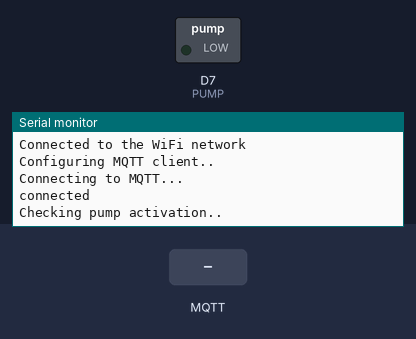
The sketch below on a simulated ESP8266 (NodeMCU). Parts: switched loads named in the sketch (green lamp = pin HIGH), the last lines printed to the serial monitor. Inputs (shaded band) come from the test bench. WiFi joins after 1.5 s; servers stay silent unless stated; no MQTT or app messages arrive unless stated.

Above: at 2.7 s.
2.8 s: MQTT message "1" arrives on the first subscribed topic
At 7.7 s:
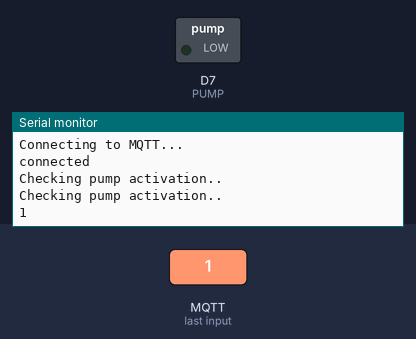
8.0 s: MQTT message "on" arrives on the first subscribed topic
At 12.7 s:
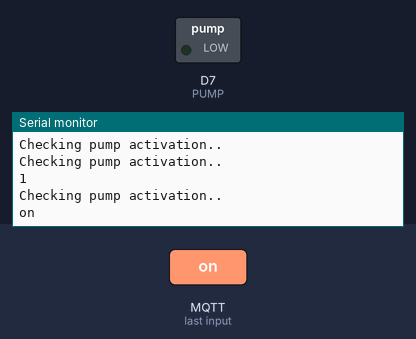
13.0 s: MQTT message "off" arrives on the first subscribed topic
At 17.8 s:
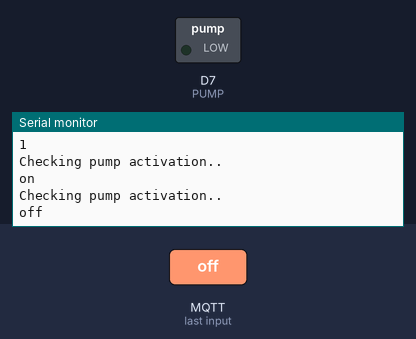

Measured:
- after the input at 2.8 s, the serial monitor: prints a new line after 3.8 s (image 1)
- after the input at 8.0 s, the serial monitor: prints a new line after 3.6 s (image 2)
- after the input at 13.0 s, the serial monitor: prints a new line after 3.6 s (image 3)

The sketch:

MQTT_subscriber_generic.ino
```cpp
#include <ESP8266WiFi.h> // Enables the ESP8266 to connect to the local network (via WiFi)
#include <PubSubClient.h> // Allows us to connect to, and publish to the MQTT broker
#include <DHT.h>        // DHT11 temperature and humidity sensor Predefined library

#define DHTTYPE DHT22
#define PUMP D7
#define dht_dpin D3

const int ledPin = 0; // This code uses the built-in led for visual feedback that the button has been pressed
const int buttonPin = 13; // Connect your button to pin #13
float t =0.0;

// WiFi
// Make sure to update this for your own WiFi network!
const char* ssid = "FASTWEB-D82B93";
const char* wifi_password = "W1JA3M3R2A";

// MQTT
// Make sure to update this for your own MQTT Broker!
// TODO: externalize parameters!!!
const char* mqtt_server = "192.168.1.0";
const char* mqtt_moisture_topic = "moisture";
const char* mqtt_temperature_topic = "temperature";
const char* mqtt_sub_topic = "pump_activation";
const char* status_topic = "smart_garden_status";
const char* mqtt_username = "rio";
const char* mqtt_password = "onslario89";
const int mqtt_port = 1883; //choose K8s MQTT port
// The client id identifies the ESP8266 device. Think of it a bit like a hostname (Or just a name, like Greg).
const char* clientID = "ClientID";
const char* ok_message = "ON";

WiFiClient espClient;
PubSubClient client(espClient);
DHT dht(dht_dpin, DHTTYPE);


void callback(char* topic, byte* payload, unsigned int length) {
  String string = "";
  for (int i = 0; i < length; i++) {
    //Serial.print((char)payload[i]);
    string.concat((char)payload[i]);
  }
  Serial.println(string);
}


void setup() {
  //configuring Serial, WIFI, outputs
  Serial.begin(115200);
  WiFi.begin(ssid, wifi_password);
  pinMode(PUMP, OUTPUT);       //D7 as output
  while (WiFi.status() != WL_CONNECTED) {
    delay(500);
    Serial.println("Connecting to WiFi..");
  }
  Serial.println("Connected to the WiFi network");

  //Configuring MQTT client
   Serial.println("Configuring MQTT client..");
  client.setServer(mqtt_server, mqtt_port);
  client.setCallback(callback);

  while (!client.connected()) {
    Serial.println("Connecting to MQTT...");

    if (client.connect("ESP32Client", mqtt_username, mqtt_password )) {
      Serial.println("connected");
    } else {
      Serial.print("failed with state ");
      Serial.print(client.state());
      delay(2000);
    }
  }

  //Subscribing to MQTT queue
  client.subscribe("pump_activation");

}


void loop() {
  Serial.println("Checking pump activation..");
  client.loop();

  delay(5000);
}
```
